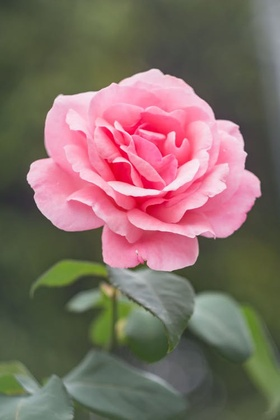
%> input picture Aula1/Exercicios/flower.jpeg, 280 x 420 px, shrunk from 500 x 750 before the run
$ octave exercicio3.m   (GNU Octave 9; MATLAB toolbox functions it lacks are replaced by stand-ins)
%> lines starting %> are read from the running program, lines starting %| are printed output that depends on the picture
% (a) Gray = 0, 3 · canalRed + 0, 59 · canalGreen + 0, 11 · canalBlue.

image_read_rgb = imread("flower.jpeg");
%> image_read_rgb is the input picture: size 420x280x3 uint8; mean R, G, B 129.2, 108.4, 101.6
redChannel = image_read_rgb(:, :, 1);
greenChannel = image_read_rgb(:, :, 2);
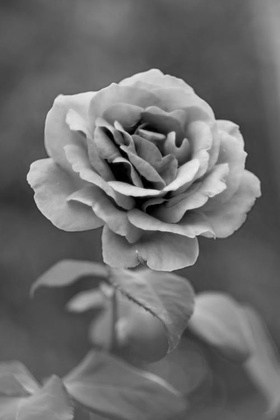
%> greenChannel: size 420x280 uint8; min 0, max 237, mean 108.4
blueChannel = image_read_rgb(:, :, 3);
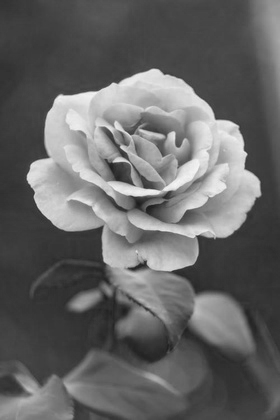
%> blueChannel: size 420x280 uint8; min 26, max 245, mean 101.6

% podemos juntar todas essas cores e formar a imagem original aplicando a
% equação acima
figure, imshow(cat(3, 0.3*redChannel, 0.59*greenChannel, 0.11*blueChannel));
%> after `imshow(cat(3, 0.3*redChannel, 0.59*greenChannel, 0.11*blueChannel))`:
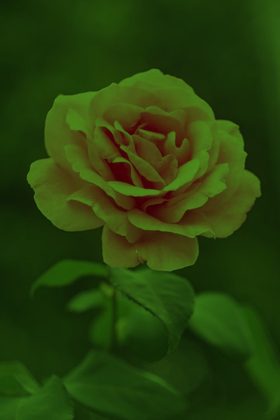
%> displayed picture: size 420x280x3, on the screen's scale of 0 to 255; mean R, G, B 38.8, 63.9, 11.2


% (b)

% O canal vermelho tem valores inferiores a 80
[image_row, image_col] = size(redChannel);
%> image_row = 420; image_col = 280
for i = 1:image_row
    for j = 1:image_col
        if(redChannel(i, j) > 80)
           redChannel(i, j) = 0;
        end
    end
end
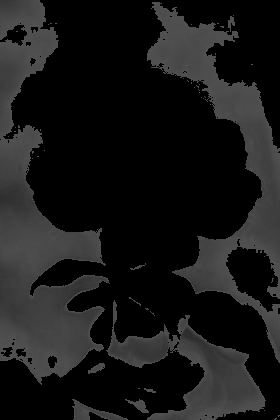
%> redChannel: size 420x280 uint8; min 0, max 80, mean 24

% O canal verde tem valores superiores a 100
[image_row, image_col] = size(greenChannel);
for i = 1:image_row
    for j = 1:image_col
        if(greenChannel(i, j) < 100)
           greenChannel(i, j) = 0;
        end
    end
end
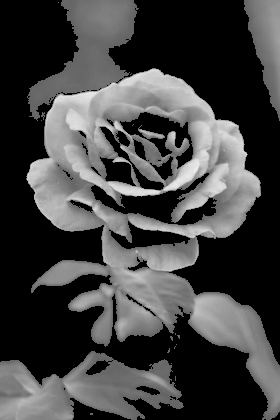
%> greenChannel: size 420x280 uint8; min 0, max 237, mean 66

% O canal azul tem valores superiores a 100.
[image_row, image_col] = size(blueChannel);
for i = 1:image_row
    for j = 1:image_col
        if(blueChannel(i, j) < 100)
           blueChannel(i, j) = 0;
        end
    end
end
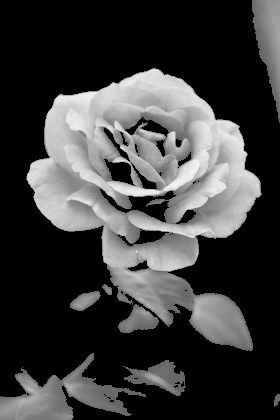
%> blueChannel: size 420x280 uint8; min 0, max 245, mean 60.6

figure, imshow(cat(3, redChannel, greenChannel, blueChannel));
%> after `imshow(cat(3, redChannel, greenChannel, blueChannel))`:
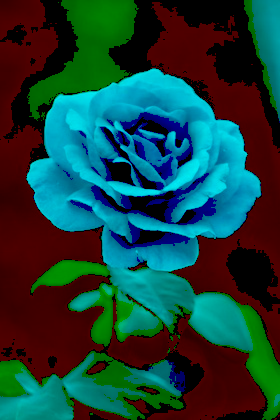
%> displayed picture: size 420x280x3, on the screen's scale of 0 to 255; mean R, G, B 24, 66, 60.6

$ run again, with Aula1/Exercicios/black_and_white.jpeg copied over Aula1/Exercicios/flower.jpeg
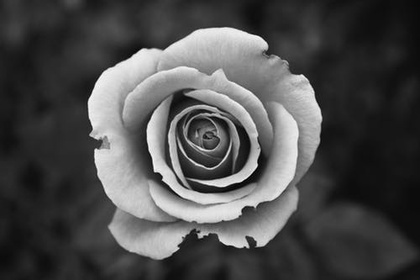
%> input picture Aula1/Exercicios/black_and_white.jpeg, 420 x 280 px, shrunk from 500 x 333 before the run
%> image_read_rgb is the input picture: size 280x420x3 uint8; min 0, max 251, mean 76.5
%> after the loop `for i = 1:image_row`:
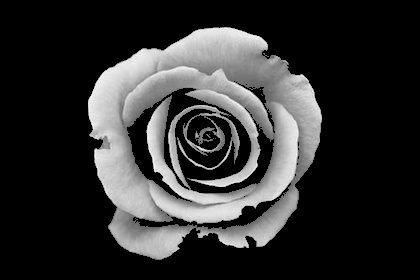
%> greenChannel: size 280x420 uint8; min 0, max 251, mean 48
%> `imshow(cat(3, redChannel, greenChannel, blueChannel))`:
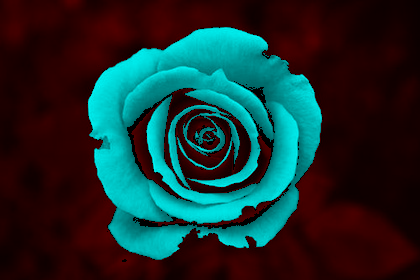
%> displayed picture: size 280x420x3, on the screen's scale of 0 to 255; mean R, G, B 26.8, 48, 48
